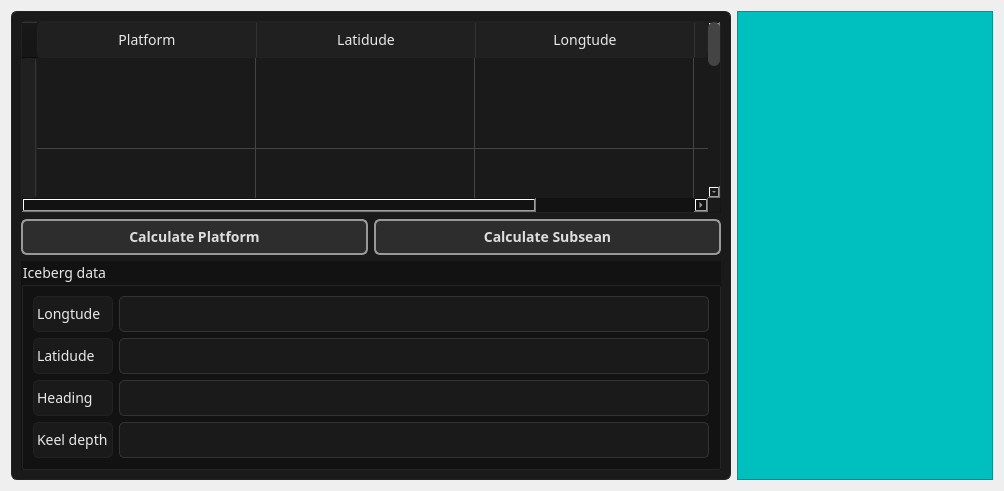
      <widget class="QWidget" name="Map_Tab">
       <attribute name="title">
        <string>Map</string>
       </attribute>
       <layout class="QHBoxLayout" name="horizontalLayout_2">
        <item>
         <widget class="QFrame" name="Left_Map">
          <property name="styleSheet">
           <string notr="true">/* ======================= */
/*   GLOBAL APP BACKGROUND */
/* ======================= */
QWidget {
    background-color: #121212;   /* deep black */
    color: #e8e8e8;              /* white/gray text */
    font-size: 14px;
    font-family: Segon Ui, Arial;
}

/* ======================= */
/*       PUSH BUTTONS       */
/* ======================= */
QPushButton {
    background-color: #1f1f1f;
    color: #eaeaea;
    border: 1px solid #333;
    padding: 8px 14px;
    border-radius: 6px;
}

QPushButton:hover {
    background-color: #00000;
}

QPushButton:pressed {
    background-color: #0000;
    border-color: #555;
}

/* ======================= */
/*        LINE EDITS        */
/* ======================= */
QLineEdit, QTextEdit, QPlainTextEdit {
    background-color: #1a1a1a;
    color: white;
    border: 1px solid #333;
    border-radius: 5px;
    padding: 6px;
}

/* ======================= */
/*       COMBO BOXES        */
/* ======================= */
QComboBox {
    background-color: #1a1a1a;
    color: white;
    border: 1px solid #333;
    border-radius: 5px;
    padding: 6px;
}

QComboBox QAbstractItemView {
    background-color: #1a1a1a;
    selection-background-color: #333;
    color: white;
}

/* ======================= */
/*         SLIDERS          */
/* ======================= */
QSlider::groove:horizontal {
    height: 6px;
    background: #333;
    border-radius: 3px;
}

QSlider::handle:horizontal {
    background: #666;
    width: 14px;
    border-radius: 7px;

}
QSlider::groove:vertical {
    background: #333;          /* dark groove */
    width: 6px;                /* slim line */
    border-radius: 3px;
}

QSlider::handle:vertical {
    background: #666;          /* gray handle */
    border: 1px solid #444;
    height: 18px;
    width: 18px;
    margin: -4px 0;            /* allow overlap */
    border-radius: 9px;
}

QSlider::add-page:vertical {
    background: #222;           /* down side */
    border-radius: 3px;
}

QSlider::sub-page:vertical {
    background: #555;           /* up side */
    border-radius: 3px;
}
/* ======================= */
/*         TABLES           */
/* ======================= */
QTableWidget, QTableView {
    background-color: #151515;
    gridline-color: #444;
    border: 1px solid #333;
    color: white;
}

QHeaderView::section {
    background-color: #202020;
    color: #e8e8e8;
    padding: 6px;
    border: 0px;
    border-right: 1px solid #333;
}

QTableWidget::item:selected {
    background-color: #333;
    color: white;
}

/* ======================= */
/*          TABS            */
/* ======================= */
QTabWidget::pane {
    border: 1px solid #333;
    background: #111;
}

QTabBar::tab {
    background: #1d1d1d;
    color: #ddd;
    padding: 8px 20px;
    border-radius: 6px;
    margin-right: 4px;
}

QTabBar::tab:selected {
    background: #333333;
    color: white;
}

QTabBar::tab:hover {
    background: #2a2a2a;
}

/* ======================= */
/*       SCROLLBARS         */
/* ======================= */
QScrollBar:vertical {
    background: #1a1a1a;
    width: 12px;
}

QScrollBar::handle:vertical {
    background: #444;
    border-radius: 6px;
}

QScrollBar::handle:vertical:hover {
    background: #555;
}



/* ======================= */
/*          FRAMES          */
/* ======================= */
QFrame {
    border: 1px solid #222;
    border-radius: 6px;
    background-color: #1a1a1a;
}
/======================/ 
/*      Prograssing Bar    */
/======================/ 
QProgressBar {
    border: 2px solid #444;
    border-radius: 5px;
    background-color: #222;
    text-align: center;
    color: white;
}

QProgressBar::chunk {
    background-color: #00b050;   /* اللون الأخضر */
    width: 10px;
}</string>
          </property>
          <property name="frameShape">
           <enum>QFrame::Shape::StyledPanel</enum>
          </property>
          <property name="frameShadow">
           <enum>QFrame::Shadow::Raised</enum>
          </property>
          <layout class="QGridLayout" name="gridLayout_7">
           <item row="4" column="0" colspan="2">
            <widget class="QGroupBox" name="iceberg_Data">
             <property name="sizeIncrement">
              <size>
               <width>300</width>
               <height>0</height>
              </size>
             </property>
             <property name="baseSize">
              <size>
               <width>200</width>
               <height>0</height>
              </size>
             </property>
             <property name="font">
              <font>
               <family>Segon Ui</family>
               <pointsize>-1</pointsize>
               <strikeout>false</strikeout>
              </font>
             </property>
             <property name="title">
              <string>Iceberg data</string>
             </property>
             <layout class="QGridLayout" name="gridLayout_8">
              <item row="3" column="0">
               <widget class="QLabel" name="Depth">
                <property name="text">
                 <string>Keel depth</string>
                </property>
               </widget>
              </item>
              <item row="0" column="0">
               <widget class="QLabel" name="Lon">
                <property name="text">
                 <string>Longtude</string>
                </property>
               </widget>
              </item>
              <item row="2" column="0">
               <widget class="QLabel" name="Heading">
                <property name="text">
                 <string>Heading</string>
                </property>
               </widget>
              </item>
              <item row="1" column="0">
               <widget class="QLabel" name="Lat">
                <property name="text">
                 <string>Latidude</string>
                </property>
               </widget>
              </item>
              <item row="0" column="1">
               <widget class="QLineEdit" name="lineLon"/>
              </item>
              <item row="1" column="1">
               <widget class="QLineEdit" name="lineLat"/>
              </item>
              <item row="2" column="1">
               <widget class="QLineEdit" name="lineHead"/>
              </item>
              <item row="3" column="1">
               <widget class="QLineEdit" name="lineDepth"/>
              </item>
             </layout>
            </widget>
           </item>
           <item row="1" column="1">
            <widget class="QPushButton" name="btn_calculate_Subsean">
             <property name="styleSheet">
              <string notr="true">QPushButton {
    background-color: #2d2d2d;          /* same tone as slider sub-page */
    border: 2px solid #999;             /* metallic border like slider lever */
    border-radius: 6px;
    padding: 6px 12px;
    color: #dddddd;
    font-weight: bold;
}

/* Hover effect: subtle brightness increase */
QPushButton:hover {
    background-color: #3a3a3a;
    border-color: #ccc;
}

QPushButton:pressed {
    background: qlineargradient(x1:0, y1:0, x2:0, y2:1,
        stop:0 #1a1a2a, stop:0.5 #0a0a1a, stop:1 #00000a);
    color: #a0a0ff;
    border: 2px solid #5555ff;
    text-shadow: 0px 0px 8px rgba(100, 100, 255, 0.7);
    box-shadow: 0px 0px 15px rgba(100, 100, 255, 0.4);
}


</string>
             </property>
             <property name="text">
              <string>Calculate Subsean</string>
             </property>
            </widget>
           </item>
           <item row="1" column="0">
            <widget class="QPushButton" name="btn_calculate_Platform">
             <property name="styleSheet">
              <string notr="true">QPushButton {
    background-color: #2d2d2d;          /* same tone as slider sub-page */
    border: 2px solid #999;             /* metallic border like slider lever */
    border-radius: 6px;
    padding: 6px 12px;
    color: #dddddd;
    font-weight: bold;
}

/* Hover effect: subtle brightness increase */
QPushButton:hover {
    background-color: #3a3a3a;
    border-color: #ccc;
}

QPushButton:pressed {
    background: qlineargradient(x1:0, y1:0, x2:0, y2:1,
        stop:0 #1a1a2a, stop:0.5 #0a0a1a, stop:1 #00000a);
    color: #a0a0ff;
    border: 2px solid #5555ff;
    text-shadow: 0px 0px 8px rgba(100, 100, 255, 0.7);
    box-shadow: 0px 0px 15px rgba(100, 100, 255, 0.4);
}


</string>
             </property>
             <property name="text">
              <string>Calculate Platform</string>
             </property>
            </widget>
           </item>
           <item row="0" column="0" colspan="2">
            <widget class="QTableWidget" name="Platform_table">
             <property name="minimumSize">
              <size>
               <width>700</width>
               <height>0</height>
              </size>
             </property>
             <property name="maximumSize">
              <size>
               <width>51202</width>
               <height>51200</height>
              </size>
             </property>
             <attribute name="horizontalHeaderCascadingSectionResizes">
              <bool>true</bool>
             </attribute>
             <attribute name="horizontalHeaderMinimumSectionSize">
              <number>100</number>
             </attribute>
             <attribute name="horizontalHeaderDefaultSectionSize">
              <number>219</number>
             </attribute>
             <attribute name="horizontalHeaderShowSortIndicator" stdset="0">
              <bool>true</bool>
             </attribute>
             <attribute name="horizontalHeaderStretchLastSection">
              <bool>true</bool>
             </attribute>
             <attribute name="verticalHeaderCascadingSectionResizes">
              <bool>true</bool>
             </attribute>
             <attribute name="verticalHeaderMinimumSectionSize">
              <number>22</number>
             </attribute>
             <attribute name="verticalHeaderDefaultSectionSize">
              <number>91</number>
             </attribute>
             <attribute name="verticalHeaderShowSortIndicator" stdset="0">
              <bool>true</bool>
             </attribute>
             <attribute name="verticalHeaderStretchLastSection">
              <bool>true</bool>
             </attribute>
             <row>
              <property name="text">
               <string/>
              </property>
             </row>
             <row>
              <property name="text">
               <string/>
              </property>
             </row>
             <row>
              <property name="text">
               <string/>
              </property>
             </row>
             <row>
              <property name="text">
               <string/>
              </property>
             </row>
             <column>
              <property name="text">
               <string>Platform</string>
              </property>
             </column>
             <column>
              <property name="text">
               <string>Latidude</string>
              </property>
             </column>
             <column>
              <property name="text">
               <string>Longtude</string>
              </property>
             </column>
             <column>
              <property name="text">
               <string>Depth</string>
              </property>
             </column>
            </widget>
           </item>
          </layout>
         </widget>
        </item>
        <item>
         <widget class="QGraphicsView" name="Map">
          <property name="styleSheet">
           <string notr="true">background-color: rgb(0, 191, 191);</string>
          </property>
         </widget>
        </item>
       </layout>
      </widget>
